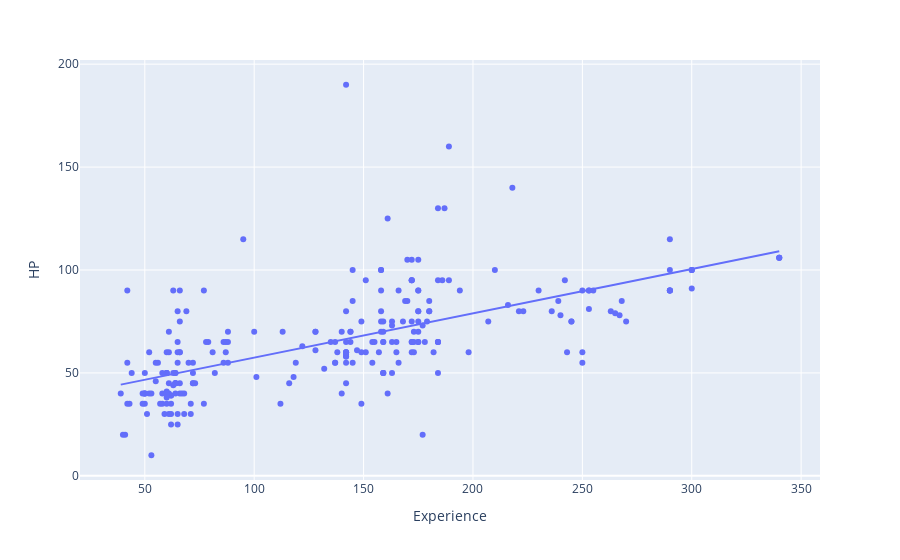

Notebook cell for this chart:
### Code cell
scatter = px.scatter(
    Pokemon_DF.sort_values(by = 'Experience',ascending = False)[2:len(Pokemon_DF)-2],
    x = 'Experience',
    y = 'HP',
    trendline= "ols",
    hover_name = 'Pokemon'
)

scatter.show()

### Figure 1 — Plotly figure (JSON) as saved in the notebook; plotly's stock layout.template omitted (floating-point values rounded to 4 significant figures; data arrays with more than 128 entries replaced by an {"elided": "..."} marker saying what was removed)
{"data": [{"hovertemplate": "<b>%{hovertext}</b><br><br>Experience=%{x}<br>HP=%{y}<extra></extra>", "hovertext": {"elided": "247 str values"}, "legendgroup": "", "marker": {"color": "#636efa", "symbol": "circle"}, "mode": "markers", "name": "", "orientation": "v", "showlegend": false, "type": "scatter", "x": {"elided": "247 int values"}, "xaxis": "x", "y": {"elided": "247 int values"}, "yaxis": "y"}, {"hovertemplate": "<b>OLS trendline</b><br>HP = 0.215249 * Experience + 35.908<br>R<sup>2</sup>=0.398725<br><br>Experience=%{x}<br>HP=%{y} <b>(trend)</b><extra></extra>", "legendgroup": "", "marker": {"color": "#636efa", "symbol": "circle"}, "mode": "lines", "name": "", "showlegend": false, "type": "scatter", "x": {"elided": "247 int values"}, "xaxis": "x", "y": {"elided": "247 float values"}, "yaxis": "y"}], "layout": {"legend": {"tracegroupgap": 0}, "margin": {"t": 60}, "xaxis": {"anchor": "y", "domain": [0, 1], "title": {"text": "Experience"}}, "yaxis": {"anchor": "x", "domain": [0, 1], "title": {"text": "HP"}}}}
